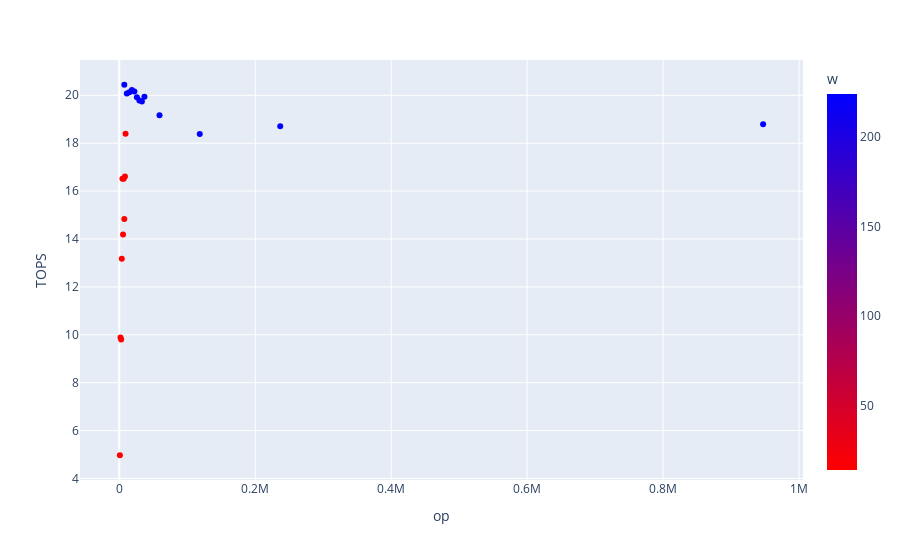

Source (notebook cell):
### Markdown cell above
# Can we isolate trends by isolating the winograd kernel?

### Code cell
fig = px.scatter(df[df['fwd_algo']=='WINOGRAD'], x="op", y="TOPS", color="w", color_continuous_scale='Bluered_r')
fig.show()

### Figure 1 — Plotly figure (JSON) as saved in the notebook; plotly's stock layout.template omitted (floating-point values rounded to 4 significant figures)
{"data": [{"hovertemplate": "op=%{x}<br>TOPS=%{y}<br>w=%{marker.color}<extra></extra>", "legendgroup": "", "marker": {"color": [14, 14, 14, 14, 14, 14, 14, 14, 14, 14, 224, 224, 224, 224, 224, 224, 224, 224, 224, 224, 224, 224, 224], "coloraxis": "coloraxis", "symbol": "circle"}, "mode": "markers", "name": "", "showlegend": false, "type": "scatter", "x": [925, 1850, 2775, 3699, 4624, 5549, 6474, 7399, 8324, 9248, 7399, 11098, 14798, 18497, 22196, 25896, 29595, 33294, 36994, 59190, 118380, 236760, 947040], "xaxis": "x", "y": [4.97, 9.89, 9.8, 13.17, 16.52, 14.19, 16.52, 14.83, 16.61, 18.39, 20.44, 20.07, 20.13, 20.22, 20.16, 19.92, 19.78, 19.74, 19.94, 19.17, 18.38, 18.71, 18.79], "yaxis": "y"}], "layout": {"coloraxis": {"colorbar": {"title": {"text": "w"}}, "colorscale": [[0, "rgb(255,0,0)"], [1, "rgb(0,0,255)"]]}, "legend": {"tracegroupgap": 0}, "margin": {"t": 60}, "xaxis": {"anchor": "y", "domain": [0, 1], "title": {"text": "op"}}, "yaxis": {"anchor": "x", "domain": [0, 1], "title": {"text": "TOPS"}}}}
